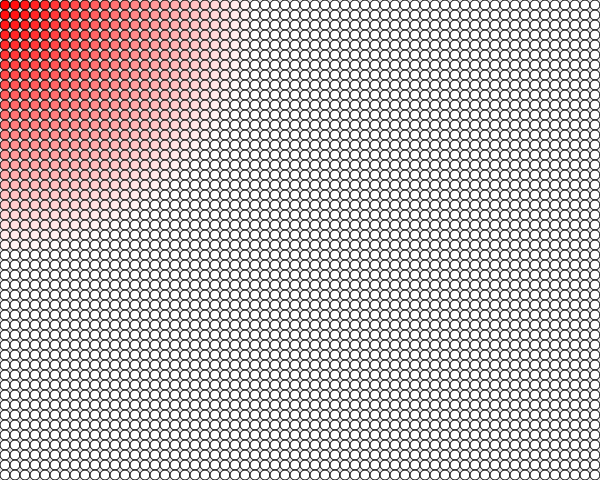
Frame 1 (no input)
Frame 60 (no input): identical to frame 1, image omitted
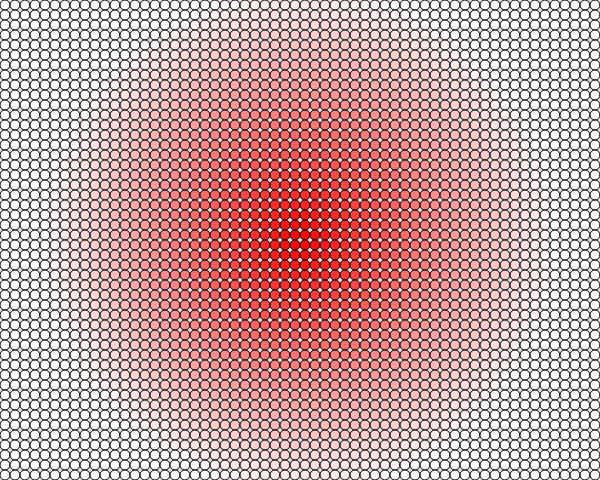
Frame 120 (the mouse pressed at the canvas centre since frame 60)

The p5.js sketch that drew these frames (run headless with seeded random() and noise() and a simulated clock; from frame 60 on, the mouse is pressed at the canvas centre):

// p5.js sketch
// ── sketch.js
function setup() {
  createCanvas(600, 480);
}

function draw() {
  background(220);
  for (let j = 0; j < 48; j++) {
    for (let i = 0; i < 60; i++) {
      let x = 5 + i * 10;
      let y = 5 + j * 10;
      let d = dist(x, y, mouseX, mouseY);
      fill(255, d, d);
      circle(x, y, 10);
    }
  }
}
